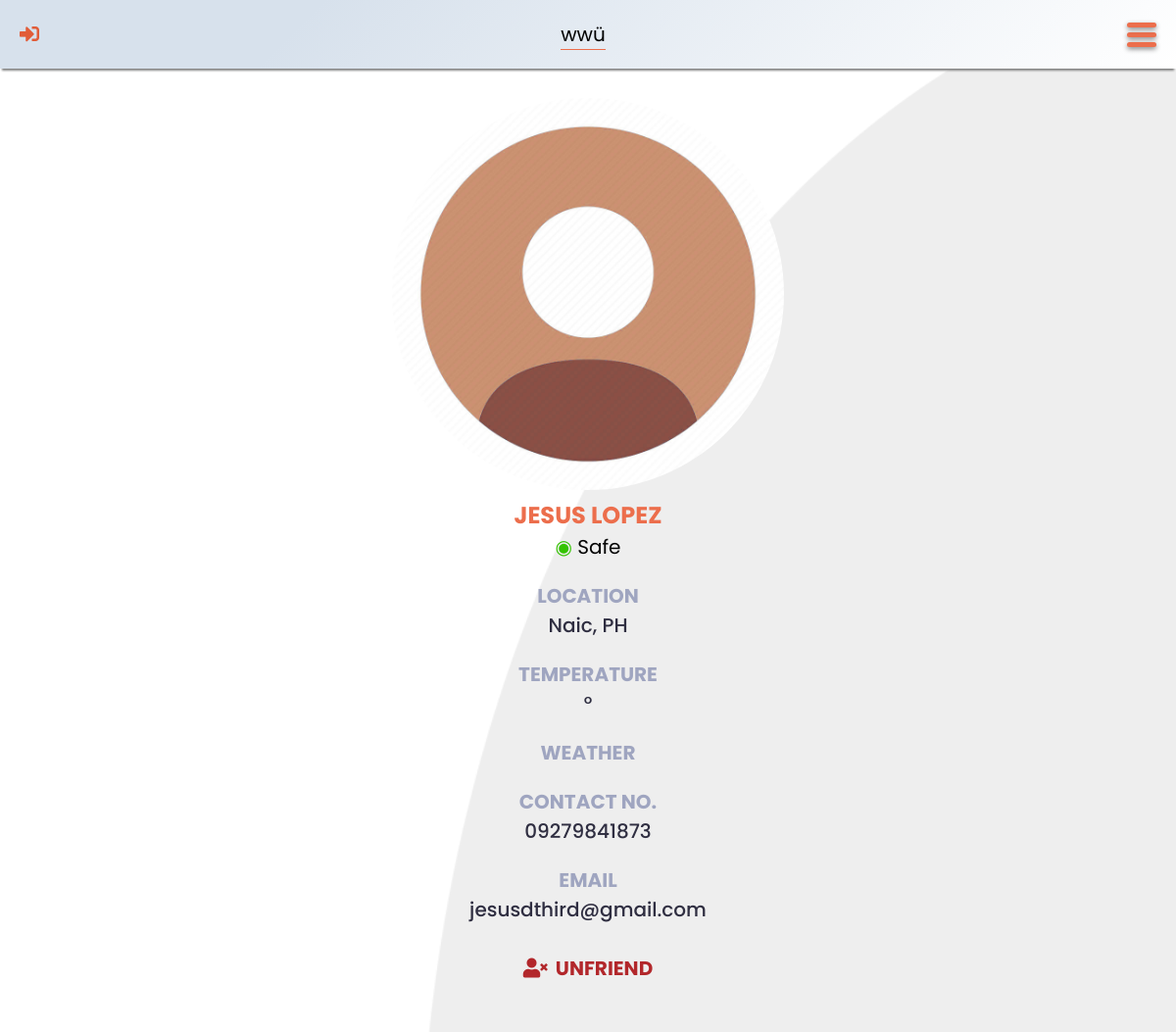
The page /friend.php?friend-id=2 on the database as committed earlier.
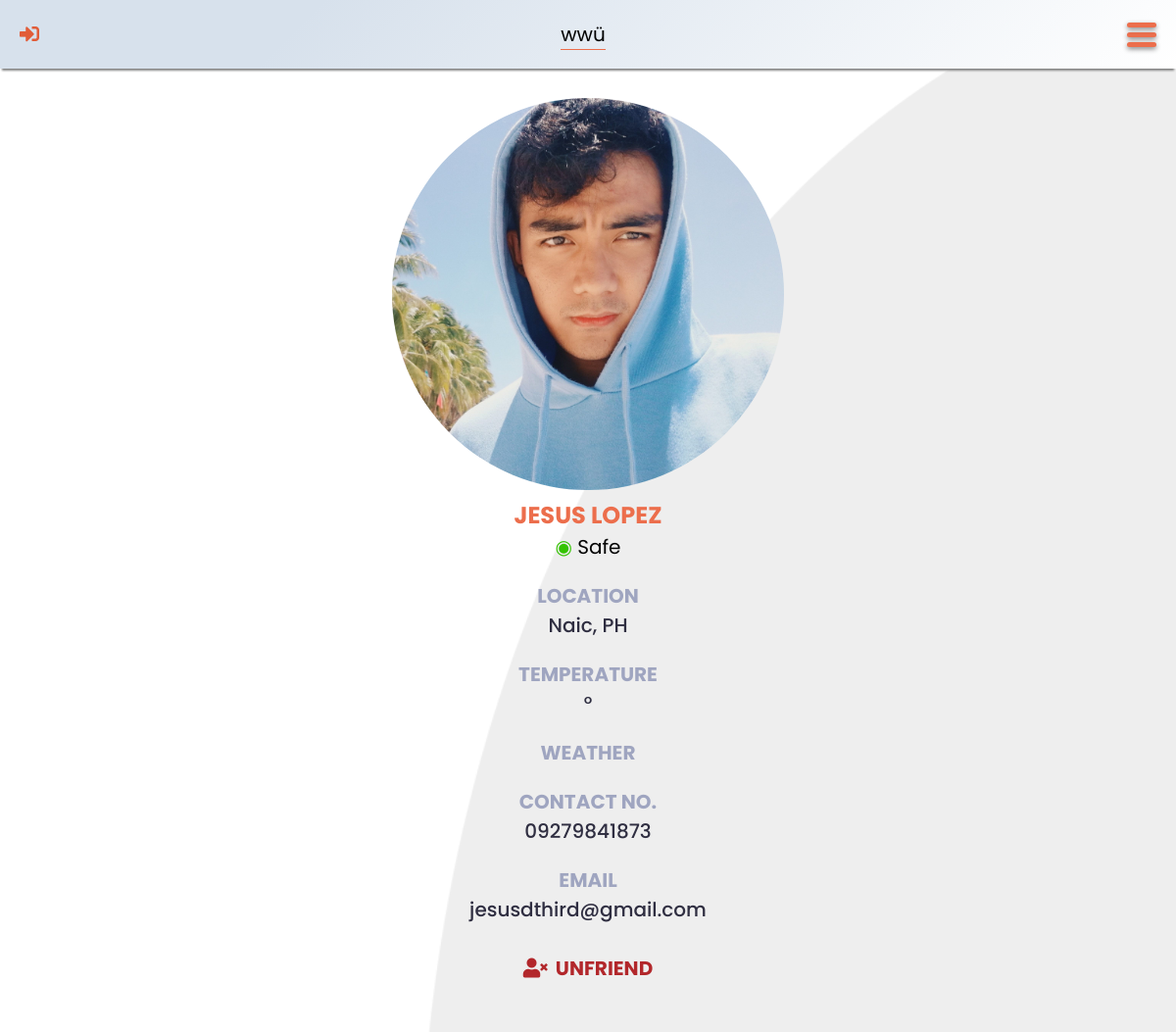
The same page on the database as committed later.
### tables this page shows
CREATE TABLE `user` (
	`user_id` INT UNSIGNED AUTO_INCREMENT PRIMARY KEY,
	`fname` VARCHAR(50) NOT NULL,
	`lname` VARCHAR(50) NOT NULL,
	`contact_no` CHAR(13) NOT NULL,
	`location` VARCHAR(50) NOT NULL,
	`email` VARCHAR(100) NOT NULL UNIQUE,
	`password` VARCHAR(255) NOT NULL,
	`profile_picture` CHAR(12) DEFAULT 'default.jpg' NOT NULL ,
	`status` ENUM('Safe', 'Moderately Affected', 'Severely Affected') DEFAULT 'Safe' NOT NULL
);

### src/header.php (called while the page is built, shortened)
<?php
	$unit = "metric";
	if (isset($_SESSION["account-verified"])) {
		$user_id = $_SESSION["account-verified"];
		require_once "config/config.php";
		require_once "lib/database-handler.php";
		require_once "models/User.php";
		$user = new User();
		$account = $user->getUser($user_id);
		$fname = $account->fname;
		$location = $account->location;
		$icon = "out";
		$logInLogOut = "src/sign-out.php";
		$unit = strtolower($account->unit);
	}
	else {
		$user_id = $location = "";
		$fname = "wwü";
		$icon = "in";
		$logInLogOut = "login.php";
	}
?>

### lib/database-handler.php (called while the page is built, shortened)
<?php
class Database {
	private $host = DB_HOST;
	private $dbname = DB_NAME;
	private $charset = DB_CHARSET;
	private $user = DB_USER;
	private $password = DB_PASSWORD;
	private $dbh;
	private $stmt;
	public function __construct() {
		$dsn = "mysql:host=".$this->host.";charset=".$this->charset.";dbname=".$this->dbname;
		$options = array (
			PDO::ATTR_PERSISTENT => true,
			PDO::ATTR_ERRMODE => PDO::ERRMODE_EXCEPTION,
			PDO::ATTR_ORACLE_NULLS => PDO::NULL_NATURAL
		);
		try {
			$this->dbh = new PDO($dsn, $this->user, $this->password, $options);
		}
		catch (PDOException $e) {
			$this->error = $e->getMessage()." in ".$e->getFile()." on line ".$e->getLine();
			$this->terminate();
		}
	}
	public function query($query) {
		$this->stmt = $this->dbh->prepare($query);
	}
	public function bind($param, $value, $type = null) {
		if (is_null($type)) {
			switch (true) {
				default:
					$type = PDO::PARAM_STR;
			}
		}
		$this->stmt->bindValue($param, $value, $type);
	}
	public function execute($message = "", $redirect = "") {
		try {
			return $this->stmt->execute();
		}
		catch (PDOException $e) {
			$this->logFile = "../src/log.txt";
			$this->error = $e->getMessage()." in ".$e->getFile()." on line ".$e->getLine();
			$this->logError();
		}
		finally {
			if ($redirect !== "") {
				$this->confirmQuery($message, $redirect);
			}
		}
	}
	public function resultRecord() {
		$this->execute();
		return $this->stmt->fetch(PDO::FETCH_OBJ);
	}
}

### models/User.php (called while the page is built, shortened)
<?php
class User {
	protected $db;
	public function __construct() {
		$this->db = new Database();
	}
	public function getUser($id) {
		$this->db->query("SELECT * FROM `user` WHERE `user_id` = ?");
		$this->db->bind(1, $id);
		return $this->db->resultRecord();
	}
}

### friend.php (the view, shortened to what this page needs)
<?php
	require_once "src/header.php";
	if (isset($_GET["friend-id"])) {
		$friend_id = $_GET["friend-id"];
		require_once "lib/database-handler.php";
		require_once "models/User.php";
		$user = new User();
		$f = $user->getUser($friend_id);
		$friend_name = $f->fname." ".$f->lname;
	}
	else {
		echo "<script>alert('Sorry, something went wrong!');</script>";
		echo "<script>window.location.href = 'friends.php'</script>";
	}
?>
<!DOCTYPE html>
<html lang="en">
<head>
	<link rel="stylesheet" type="text/css" href="css/all.min.css" />
	<link rel="stylesheet" type="text/css" href="css/general.css" />
	<link rel="stylesheet" type="text/css" href="css/tingle.min.css" />
	<link rel="stylesheet" type="text/css" href="css/modal.css" />
	<link rel="stylesheet" type="text/css" href="css/outer-navigation-menu.css" />
	<link rel="stylesheet" type="text/css" href="css/weather-status.css" />
	<link rel="stylesheet" type="text/css" href="css/one-person-page.css" />
	<link rel="stylesheet" type="text/css" href="css/friend.css" />
</head>
<body>
	<header data-unit="<?php echo $unit; ?>">
		<a href="<?php echo $logInLogOut; ?>" class="fas fa-sign-<?php echo $icon; ?>-alt"></a>
		<div class="data">
			<p id="fname" data-user-id="<?php echo $user_id; ?>"><?php echo $fname; ?></p>
			<p id="location"><?php echo $location; ?></p>
		</div>
		<label for="check-menu" class="menu-button"><div class="menu-lines"></div></label>
	</header>
	<main>
		<section id="friend">
			<img src="img/profile-pictures/<?php echo $f->profile_picture; ?>" alt="Profile Picture" />
			<h2><?php echo $friend_name; ?></h2>
			<div>
				<span class="status <?php echo str_replace(" ", "-", strtolower($f->status)); ?>">&#9673;</span>
				<?php echo $f->status; ?>
			</div>
			<div id="friend-data">
				<div class="item">
					<div class="label">Location</div>
					<div id="friend-location" class="value"><?php echo $f->location; ?></div>
				</div>
				<div class="item">
					<div class="label">Temperature</div>
					<div id="temperature" class="value"><span class="value"></span>&#176; <span class="unit"></span></div>
				</div>
				<div class="item">
					<div class="label">Weather</div>
				</div>
				<div class="item">
					<div class="label">Contact No.</div>
					<div class="value"><a href="tel:<?php echo $f->contact_no; ?>"><?php echo $f->contact_no; ?></a></div>
				</div>
				<div class="item">
					<div class="label">Email</div>
					<div class="value"><a href="mailto:<?php echo $f->email; ?>"><?php echo $f->email; ?></a></div>
				</div>
				<div class="item">
					<form action="src/unfriend.php" method="post">
						<button id="unfriend"><i class="fa fa-user-times"></i>Unfriend</button>
					</form>
				</div>
			</div>
		</section>
	</main>
</body>
</html>

### css/general.css (style rules this page uses)
:root { --cadet-blue: #9fa5c0; --charade: #2f2e41; --dark-orange: #e15c38; --green: #34c300; --gun-powder: #3f3f56; --light-gray: #d3d3d3; --orange: #ec6e4c; --red: #ff0000; --saffron: #f5d23b; --sandy-brown: #f2a65a; --tall-poppy: #b2272b; }
* { -webkit-tap-highlight-color: transparent; box-sizing: border-box; font-family: "Poppins", sans-serif; margin: 0; padding: 0; }
h2 { color: var(--orange); font-weight: 700; margin: 0 0 10px 0; text-align: center; text-transform: uppercase; }
body { padding: env(safe-area-inset-top, 0px) env(safe-area-inset-right, 0px) env(safe-area-inset-bottom, 0px) env(safe-area-inset-left, 0px); font-size: 20px; }

### css/outer-navigation-menu.css (style rules this page uses)
header { align-items: center; background-image: linear-gradient(315deg, #ffffff 0%, #d7e1ec 74%); box-shadow: 0 4px 2px -2px gray; display: flex; height: 70px; justify-content: space-between; padding: 20px; position: fixed; top: 0; width: 100%; z-index: 20; }
header a { text-decoration: none; }
header .fas { color: var(--dark-orange); font-size: 20px; }
header .data p { margin: 0; text-align: center; }
#location { border-top: 1px solid var(--orange); color: var(--charade); font-family: "Baloo 2", sans-serif; font-size: 28px; font-weight: 700; line-height: 30px; margin-top: 2px; margin: 0; text-transform: uppercase; }
.menu-lines, .menu-lines::before, .menu-lines::after { background-color: var(--orange); border-radius: 5px; box-shadow: 0 2px 5px gray; height: 5px; transition: all 0.5s ease-in-out; width: 30px; }
.menu-lines::before, .menu-lines::after { content: ""; display: block; position: absolute; }
.menu-lines::before { transform: translateY(-10px); }
.menu-lines::after { transform: translateY(10px); }
section { padding: 100px 50px; }

### css/weather-status.css (style rules this page uses)
.safe { color: var(--green); }

### css/one-person-page.css (style rules this page uses)
main { background-image: url("../img/light-gray-background.png"); background-position: center center; background-repeat: no-repeat; background-size: cover; }
section { padding: 100px 50px 50px 50px; }
img { border-radius: 50%; height: 250px; width: 250px; }

### css/friend.css (style rules this page uses)
#friend { text-align: center; }
h2 { margin-bottom: 0; }
#friend-data { text-align: left; }
.label { color: var(--cadet-blue); font-weight: bold; margin-top: 20px; text-transform: uppercase; }
div.value { color: var(--charade); font-weight: 500; }
.value a { color: inherit; text-decoration: none; }
#unfriend { background: none; border: none; color: var(--tall-poppy); display: inline-block; font-size: inherit; font-weight: bold; margin-top: 30px; text-align: center; text-transform: uppercase; }
#unfriend i { display: inline-block; margin-right: 8px; }
@media screen and (min-width: 550px) { #friend img { height: 50vh; width: auto; } }
@media screen and (min-width: 550px) { #friend h2 { font-size: 1.2em; } }
@media screen and (min-width: 550px) { #friend-data { text-align: center; } }

Rows that differ between the two databases and show on the page:
changed user "JESUS LOPEZ": profile_picture: picture added in place of a placeholder
